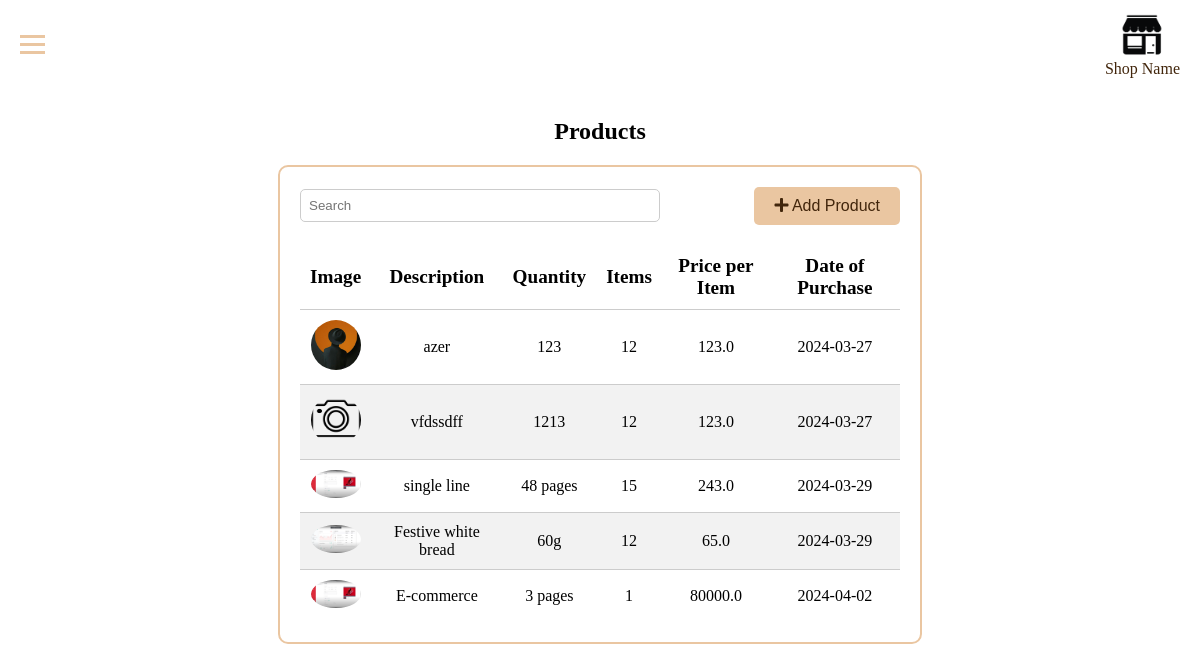
Page /products on the committed database.
### app/models.py (models this page shows)
class Product(db.Model):
    __tablename__ = 'product'
    id = db.Column(db.Integer, primary_key=True)
    description = db.Column(db.Text, nullable=False)
    quantity = db.Column(db.Integer, nullable=False)
    items = db.Column(db.Integer, nullable=False)
    price_per_item = db.Column(db.Float, nullable=False)
    date_purchase = db.Column(db.Date, nullable=False)
    image_path = db.Column(db.String(200), nullable=True)

### app/routes.py (the view, shortened to what this page needs)
@app.route('/products', methods=['GET', 'POST'])
def products():
    inspector = inspect(db.engine)
    if 'product' not in inspector.get_table_names():
        Product.__table__.create(db.engine)
    products = Product.query.all()
    return render_template('products.html', products=products)

### app/templates/products.html (shortened to what this page needs)
{% extends "layout.html" %}
{% block head %}
  <link rel="stylesheet" href="{{ url_for('static', filename='css/products.css') }}">
{% endblock %}
{% block body %}
  <main>
    <section id="content">
      <div class="page-title">
        <h2>Products</h2>
      </div>
      <div class="centered-container">
        <div class="stocks-section">
          <div class="section-header">
            <input type="search" id="searchInput" placeholder="Search">
            <button onclick="displayAddProductForm()"><i class="fas fa-plus"></i> Add Product</button>
          </div>
          <table class="product-list">
            <thead>
              <tr>
                <th>Image</th>
                <th>Description</th>
                <th>Quantity</th>
                <th>Items</th>
                <th>Price per Item</th>
                <th>Date of Purchase</th>
              </tr>
            </thead>
            <tbody>
              {% for product in products %}
              <tr>
                <td>
                  {% if product.image_path %}
                    <img src="{{ url_for('uploaded_file', filename=product.image_path) }}" alt="Product Image">
                  {% else %}
                      <img src="{{ url_for('static', filename='images/default-image.png') }}" alt="Default Product Image">
                  {% endif %}
                </td>
                <td>{{ product.description }}</td>
                <td>{{ product.quantity }}</td>
                <td>{{ product.items }}</td>
                <td>{{ product.price_per_item }}</td>
                <td>{{ product.date_purchase }}</td>
              </tr>
              {% endfor %}
            </tbody>
          </table>
        </div>
      </div>
    </section>
  </main>
{% endblock %}

### app/templates/layout.html (shortened to what this page needs)
<!DOCTYPE html>
<html lang="en">
<head>
  {% block head %}{% endblock %}
  <link rel="stylesheet" href="{{ url_for('static', filename='css/styles.css') }}">
  <link rel="stylesheet" href="https://cdnjs.cloudflare.com/ajax/libs/font-awesome/5.15.4/css/all.min.css">
</head>
<body>
  <header>
    <div class="menu-icon" onclick="toggleMenu()">
      <div class="bar"></div>
      <div class="bar"></div>
      <div class="bar"></div>
    </div>
    <div class="shop-info">
      <img src="{{ url_for('static', filename='images/shop-icon.png') }}" alt="Shop Icon">
      <span>Shop Name</span>
    </div>
  </header>
  {% block body %}{% endblock %}
</body>
</html>

### app/static/css/products.css (style rules this page uses)
.stocks-section { border: 2px solid #eac6a1; border-radius: 10px; padding: 20px; max-width: 600px; margin: 0 auto; }
.section-header { display: flex; justify-content: space-between; align-items: center; margin-bottom: 20px; }
.section-header input[type="search"] { width: 60%; padding: 8px; border-radius: 5px; border: 1px solid #ccc; }
.section-header button { background: #eac6a1; color: #42260c; border: none; border-radius: 5px; padding: 10px 20px; font-size: 1rem; cursor: pointer; transition: background 0.3s ease; }
.product-list { width: 100%; border-collapse: collapse; margin-top: 20px; }
.product-list th { font-weight: bold; font-size: 1.2em; text-align: center; padding: 10px; }
.product-list td { padding: 10px; border-top: 1px solid #ccc; }
.product-list td img { max-width: 50px; max-height: 50px; border-radius: 50%; object-fit: cover; }
.product-list tbody tr:nth-child(even) { background-color: #f2f2f2; }
.product-list tbody td { text-align: center; }

### app/static/css/styles.css (style rules this page uses)
header { background-color: rgba(0, 0, 0, 0); color: #42260c; padding: 10px; display: flex; justify-content: space-between; align-items: center; position: relative; }
.menu-icon { cursor: pointer; margin-left: 10px; z-index: 2; }
.bar { width: 25px; height: 3px; background-color: #eac6a1; margin: 5px 0; transition: 0.4s; }
.shop-info { margin-right: 10px; display: flex; flex-direction: column; align-items: center; }
.shop-info img { width: 50px; height: 50px; }
main { padding: 10px; }
body { margin: 0; padding: 0; background-image: url('/static/images/duka-background.jpeg'); background-size: cover; background-position: center; }
.page-title { text-align: center; }

### rows in the picture
Product: image_path (picture), description "azer", quantity "123", items "12", price_per_item "123.0", date_purchase "2024-03-27"
Product: description "vfdssdff", quantity "1213", items "12", price_per_item "123.0", date_purchase "2024-03-27"
Product: image_path (picture), description "single line", quantity "48 pages", items "15", price_per_item "243.0", date_purchase "2024-03-29"
Product: image_path (picture), description "Festive white bread", quantity "60g", items "12", price_per_item "65.0", date_purchase "2024-03-29"
Product: image_path (picture), description "E-commerce", quantity "3 pages", items "1", price_per_item "80000.0", date_purchase "2024-04-02"
